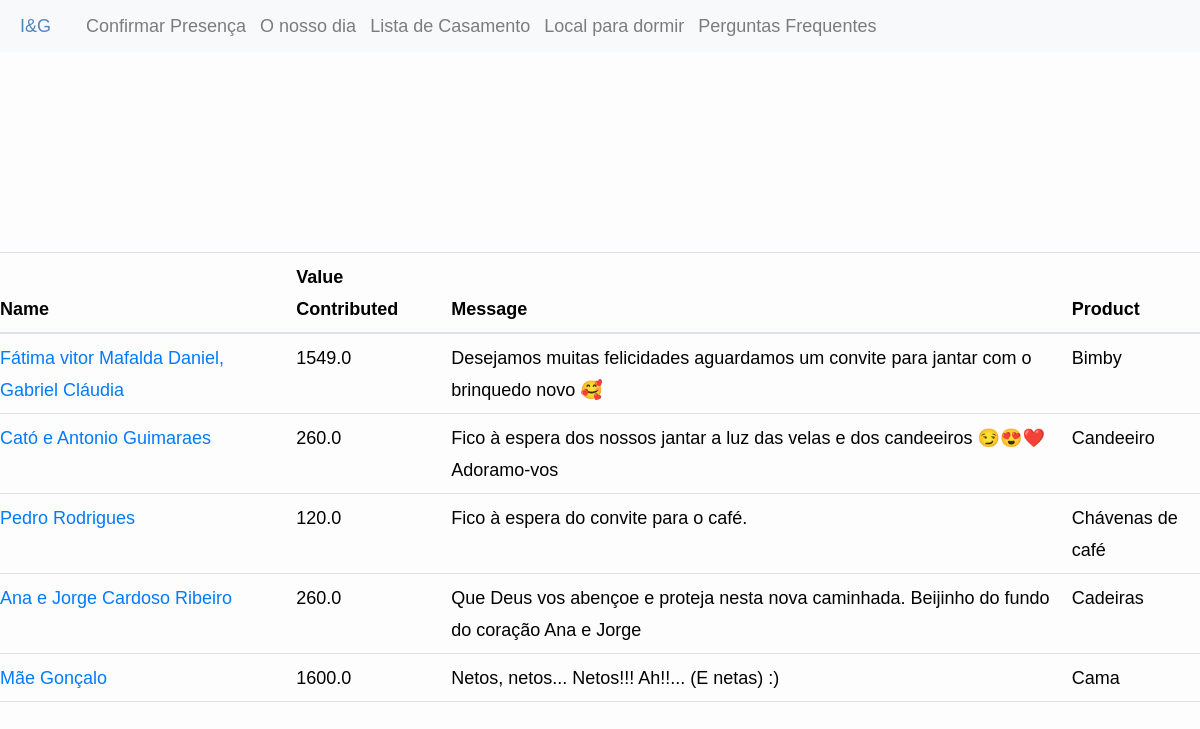
The app's page /edit/contributions with its own data.
### inesegoncalo/models/contributions.py (models this page shows, shortened)
class Contribution(db.Model ,model.Model,model.Base):
    __tablename__ = 'contribution'
    __table_args__ = {'extend_existing': True}
    id = Column(Integer, primary_key=True)
    name = Column(String(80))
    value_contributed = Column(Float)
    message = Column(Text)
    product_id = Column(Integer, ForeignKey('products.id'))
    product = relationship('Product', back_populates="contributions")

### inesegoncalo/models/products.py (models this page shows, shortened)
class Product(db.Model, model.Model, model.Base):
    __tablename__ = 'products'
    __table_args__ = {'extend_existing': True}
    id = Column(Integer, primary_key=True)
    name = Column(String(80), unique=True, nullable=False)
    description = Column(Text)
    price = Column(Float)
    price_paid = Column(Float, default=0.0)
    store = Column(Text)
    show_price = Column(Boolean, default=True)
    priority = Column(Integer, default=10)
    category_id = Column(Integer, ForeignKey('categories.id'), nullable=True)
    images = relationship('ProductImage', back_populates="product")
    contributions = relationship('Contribution', back_populates="product")
    category = relationship('Category', back_populates="products")

### inesegoncalo/modules/edit.py (the view)
@bp.route("/contributions", methods=("GET", "POST"))
def contributions():
    contributions = Contribution.query.all()
    return render_template("edit/contributions.html", contributions=contributions)

### inesegoncalo/templates/edit/contributions.html (shortened to what this page needs)
{% extends 'layout.html' %}
{% block content %}
<div class="product_background">
<table class="table">
    <thead>
        <tr>
            <th>Name</th>
            <th>Value Contributed</th>
            <th>Message</th>
            <th>Product</th>
        </tr>
    </thead>
    <tbody>
        {% for contribution in contributions %}
            <tr>
                <td class="no_padding"><a href="{{url_for('edit.contribution',contribution_id=contribution.id)}}">{{contribution.name}}</a></td>
                <td class="no_padding">{{contribution.value_contributed}}</td>
                <td class="no_padding">{{contribution.message}}</td>
                <td class="no_padding">{{contribution.product.name}}</td>
            </tr>
        {% endfor %}
    </tbody>
</table>
</div>
{% endblock %}

### inesegoncalo/static/style/main.css (style rules this page uses)
html { font-size: 10px; }
html, body { height: 100%; }
body { background: #ffffff; font-family: 'Metropolis', sans-serif; font-size: 1.8rem; font-style: normal; font-weight: normal; line-height: 1.778; color: #000000; margin: 0; padding: 0; position: relative; }
table { border-width: 0; width: 100%; max-width: 100%; font-family: 'Metropolis', sans-serif ; border-collapse: collapse; }
th, td { padding: 1.5rem 3.2rem; text-align: left; border-bottom: 1px solid #e0e0e0; }
th { color: #000000; font-family: 'Metropolis', sans-serif ; font-weight: 700; }
th:first-child, td:first-child { padding-left: 0; }
th:last-child, td:last-child { padding-right: 0; }
input, textarea, select, pre, blockquote, figure, table, p, ul, ol, dl, form, .video-container, .ss-custom-select { margin-bottom: 3.2rem; }
::placeholder { color: #8c8c8c; }

### inesegoncalo/static/style/card.css (style rules this page uses)
body { background-color: #f8f9fa!important }
.product_background { box-shadow: inset 0 0 0 1000px rgb(255 255 255 / 74%); min-height:100vh; background-attachment: fixed; background-repeat: no-repeat!important; background-size: cover!important; display: flex; justify-content: center; flex-wrap: wrap; padding-top: 6rem; flex-direction: row; align-items: center; }

### inesegoncalo/static/style/lista_casamento.css (style rules this page uses)
a, a:hover { text-decoration: none; transition: color 0.3s ease-in-out; }

### records on screen
Contribution: name "Fátima vitor Mafalda Daniel, Gabriel Cláudia", value_contributed "1549.0", message "Desejamos muitas felicidades aguardamos um convite para jantar com o brinquedo novo 🥰", product.name "Bimby"
Contribution: name "Cató e Antonio Guimaraes", value_contributed "260.0", message "Fico à espera dos nossos jantar a luz das velas e dos candeeiros 😏😍❤️ Adoramo-vos", product.name "Candeeiro"
Contribution: name "Pedro Rodrigues", value_contributed "120.0", message "Fico à espera do convite para o café.", product.name "Chávenas de café"
Contribution: name "Ana e Jorge Cardoso Ribeiro", value_contributed "260.0", message "Que Deus vos abençoe e proteja nesta nova caminhada. Beijinho do fundo do coração Ana e Jorge", product.name "Cadeiras"
Contribution: name "Mãe Gonçalo", value_contributed "1600.0", message "Netos, netos... Netos!!! Ah!!... (E netas) :)", product.name "Cama"
